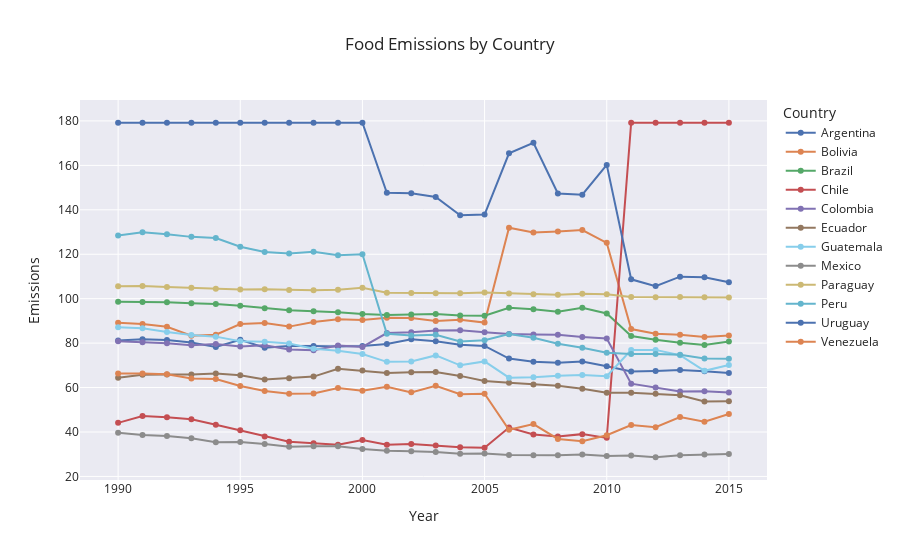

The code cell stored with this chart in its notebook:
### Code cell
# Plot emissions of Guatemala and Latin American Countries through a line graph
df_emissions_latin_america = df_emissions[df_emissions['Country'].isin(['Guatemala','Argentina','Bolivia','Brazil','Chile','Colombia','Ecuador','Paraguay','Peru','Uruguay','Venezuela', 'Mexico'])]
fig = px.line(df_emissions_latin_america, x="Year", y="Emissions", color='Country', title='Food Emissions by Country')
fig.update_traces(mode='lines+markers')
# Color Guatemala sky blue
fig.for_each_trace(lambda t: t.update(line_color='skyblue') if t.name == 'Guatemala' else ())

### Figure 1 — Plotly figure (JSON) as saved in the notebook; plotly's stock layout.template omitted (floating-point values rounded to 4 significant figures)
{"data": [{"hovertemplate": "Country=Argentina<br>Year=%{x}<br>Emissions=%{y}<extra></extra>", "legendgroup": "Argentina", "line": {"color": "rgb(76,114,176)", "dash": "solid"}, "marker": {"symbol": "circle"}, "mode": "lines+markers", "name": "Argentina", "orientation": "v", "showlegend": true, "type": "scatter", "x": [1990, 1991, 1992, 1993, 1994, 1995, 1996, 1997, 1998, 1999, 2000, 2001, 2002, 2003, 2004, 2005, 2006, 2007, 2008, 2009, 2010, 2011, 2012, 2013, 2014, 2015], "xaxis": "x", "y": [81.23, 81.7, 81.35, 80.32, 78.29, 81.51, 77.96, 78.67, 78.71, 78.49, 78.68, 79.57, 81.78, 80.82, 79.23, 78.74, 73.04, 71.67, 71.16, 71.72, 69.6, 67.24, 67.44, 67.86, 67.34, 66.52], "yaxis": "y"}, {"hovertemplate": "Country=Bolivia<br>Year=%{x}<br>Emissions=%{y}<extra></extra>", "legendgroup": "Bolivia", "line": {"color": "rgb(221,132,82)", "dash": "solid"}, "marker": {"symbol": "circle"}, "mode": "lines+markers", "name": "Bolivia", "orientation": "v", "showlegend": true, "type": "scatter", "x": [1990, 1991, 1992, 1993, 1994, 1995, 1996, 1997, 1998, 1999, 2000, 2001, 2002, 2003, 2004, 2005, 2006, 2007, 2008, 2009, 2010, 2011, 2012, 2013, 2014, 2015], "xaxis": "x", "y": [89.2, 88.57, 87.37, 83.29, 83.75, 88.56, 89.01, 87.43, 89.52, 90.77, 90.36, 91.38, 91.28, 89.96, 90.5, 89.23, 131.9, 129.8, 130.2, 130.9, 125.1, 86.32, 84.2, 83.73, 82.74, 83.38], "yaxis": "y"}, {"hovertemplate": "Country=Brazil<br>Year=%{x}<br>Emissions=%{y}<extra></extra>", "legendgroup": "Brazil", "line": {"color": "rgb(85,168,104)", "dash": "solid"}, "marker": {"symbol": "circle"}, "mode": "lines+markers", "name": "Brazil", "orientation": "v", "showlegend": true, "type": "scatter", "x": [1990, 1991, 1992, 1993, 1994, 1995, 1996, 1997, 1998, 1999, 2000, 2001, 2002, 2003, 2004, 2005, 2006, 2007, 2008, 2009, 2010, 2011, 2012, 2013, 2014, 2015], "xaxis": "x", "y": [98.61, 98.53, 98.45, 97.91, 97.57, 96.81, 95.65, 94.76, 94.34, 93.91, 93.05, 92.65, 92.84, 93.15, 92.41, 92.37, 95.91, 95.22, 94.11, 95.9, 93.35, 83.18, 81.53, 80.12, 79.17, 80.69], "yaxis": "y"}, {"hovertemplate": "Country=Chile<br>Year=%{x}<br>Emissions=%{y}<extra></extra>", "legendgroup": "Chile", "line": {"color": "rgb(196,78,82)", "dash": "solid"}, "marker": {"symbol": "circle"}, "mode": "lines+markers", "name": "Chile", "orientation": "v", "showlegend": true, "type": "scatter", "x": [1990, 1991, 1992, 1993, 1994, 1995, 1996, 1997, 1998, 1999, 2000, 2001, 2002, 2003, 2004, 2005, 2006, 2007, 2008, 2009, 2010, 2011, 2012, 2013, 2014, 2015], "xaxis": "x", "y": [44.11, 47.18, 46.6, 45.72, 43.26, 40.8, 38.01, 35.66, 34.97, 34.26, 36.43, 34.25, 34.6, 33.9, 33.1, 32.88, 42.02, 38.85, 37.95, 39.04, 37.36, 179.2, 179.2, 179.2, 179.2, 179.2], "yaxis": "y"}, {"hovertemplate": "Country=Colombia<br>Year=%{x}<br>Emissions=%{y}<extra></extra>", "legendgroup": "Colombia", "line": {"color": "rgb(129,114,179)", "dash": "solid"}, "marker": {"symbol": "circle"}, "mode": "lines+markers", "name": "Colombia", "orientation": "v", "showlegend": true, "type": "scatter", "x": [1990, 1991, 1992, 1993, 1994, 1995, 1996, 1997, 1998, 1999, 2000, 2001, 2002, 2003, 2004, 2005, 2006, 2007, 2008, 2009, 2010, 2011, 2012, 2013, 2014, 2015], "xaxis": "x", "y": [80.83, 80.38, 79.9, 79.01, 79.63, 78.51, 79.09, 77.17, 76.78, 78.89, 78.26, 84.55, 84.92, 85.62, 85.74, 84.87, 84.06, 83.84, 83.75, 82.76, 82.08, 61.74, 60.01, 58.19, 58.31, 57.75], "yaxis": "y"}, {"hovertemplate": "Country=Ecuador<br>Year=%{x}<br>Emissions=%{y}<extra></extra>", "legendgroup": "Ecuador", "line": {"color": "rgb(147,120,96)", "dash": "solid"}, "marker": {"symbol": "circle"}, "mode": "lines+markers", "name": "Ecuador", "orientation": "v", "showlegend": true, "type": "scatter", "x": [1990, 1991, 1992, 1993, 1994, 1995, 1996, 1997, 1998, 1999, 2000, 2001, 2002, 2003, 2004, 2005, 2006, 2007, 2008, 2009, 2010, 2011, 2012, 2013, 2014, 2015], "xaxis": "x", "y": [64.4, 65.75, 65.9, 65.84, 66.37, 65.56, 63.68, 64.15, 64.93, 68.44, 67.65, 66.54, 66.89, 66.96, 65.25, 62.93, 62.14, 61.39, 60.81, 59.45, 57.69, 57.68, 57.25, 56.56, 53.69, 53.82], "yaxis": "y"}, {"hovertemplate": "Country=Guatemala<br>Year=%{x}<br>Emissions=%{y}<extra></extra>", "legendgroup": "Guatemala", "line": {"color": "skyblue", "dash": "solid"}, "marker": {"symbol": "circle"}, "mode": "lines+markers", "name": "Guatemala", "orientation": "v", "showlegend": true, "type": "scatter", "x": [1990, 1991, 1992, 1993, 1994, 1995, 1996, 1997, 1998, 1999, 2000, 2001, 2002, 2003, 2004, 2005, 2006, 2007, 2008, 2009, 2010, 2011, 2012, 2013, 2014, 2015], "xaxis": "x", "y": [87.2, 86.73, 85.0, 83.68, 82.92, 80.81, 80.61, 79.86, 77.52, 76.52, 75.07, 71.57, 71.71, 74.47, 70.0, 71.78, 64.44, 64.67, 65.35, 65.61, 65.09, 76.91, 76.95, 74.54, 67.53, 70.15], "yaxis": "y"}, {"hovertemplate": "Country=Mexico<br>Year=%{x}<br>Emissions=%{y}<extra></extra>", "legendgroup": "Mexico", "line": {"color": "rgb(140,140,140)", "dash": "solid"}, "marker": {"symbol": "circle"}, "mode": "lines+markers", "name": "Mexico", "orientation": "v", "showlegend": true, "type": "scatter", "x": [1990, 1991, 1992, 1993, 1994, 1995, 1996, 1997, 1998, 1999, 2000, 2001, 2002, 2003, 2004, 2005, 2006, 2007, 2008, 2009, 2010, 2011, 2012, 2013, 2014, 2015], "xaxis": "x", "y": [39.67, 38.6, 38.15, 37.2, 35.43, 35.48, 34.63, 33.41, 33.54, 33.55, 32.31, 31.53, 31.28, 31.05, 30.25, 30.33, 29.65, 29.55, 29.49, 29.92, 29.2, 29.39, 28.63, 29.59, 29.91, 30.05], "yaxis": "y"}, {"hovertemplate": "Country=Paraguay<br>Year=%{x}<br>Emissions=%{y}<extra></extra>", "legendgroup": "Paraguay", "line": {"color": "rgb(204,185,116)", "dash": "solid"}, "marker": {"symbol": "circle"}, "mode": "lines+markers", "name": "Paraguay", "orientation": "v", "showlegend": true, "type": "scatter", "x": [1990, 1991, 1992, 1993, 1994, 1995, 1996, 1997, 1998, 1999, 2000, 2001, 2002, 2003, 2004, 2005, 2006, 2007, 2008, 2009, 2010, 2011, 2012, 2013, 2014, 2015], "xaxis": "x", "y": [105.6, 105.7, 105.3, 104.9, 104.5, 104.1, 104.3, 103.9, 103.8, 104.0, 104.9, 102.6, 102.5, 102.4, 102.4, 102.8, 102.3, 102.0, 101.8, 102.2, 102.0, 100.7, 100.7, 100.8, 100.7, 100.5], "yaxis": "y"}, {"hovertemplate": "Country=Peru<br>Year=%{x}<br>Emissions=%{y}<extra></extra>", "legendgroup": "Peru", "line": {"color": "rgb(100,181,205)", "dash": "solid"}, "marker": {"symbol": "circle"}, "mode": "lines+markers", "name": "Peru", "orientation": "v", "showlegend": true, "type": "scatter", "x": [1990, 1991, 1992, 1993, 1994, 1995, 1996, 1997, 1998, 1999, 2000, 2001, 2002, 2003, 2004, 2005, 2006, 2007, 2008, 2009, 2010, 2011, 2012, 2013, 2014, 2015], "xaxis": "x", "y": [128.4, 129.9, 129.0, 127.8, 127.3, 123.4, 121.0, 120.4, 121.1, 119.6, 120.0, 84.18, 83.38, 83.74, 80.75, 81.26, 84.05, 82.41, 79.76, 77.95, 75.64, 75.06, 75.08, 74.76, 73.08, 73.0], "yaxis": "y"}, {"hovertemplate": "Country=Uruguay<br>Year=%{x}<br>Emissions=%{y}<extra></extra>", "legendgroup": "Uruguay", "line": {"color": "rgb(76,114,176)", "dash": "solid"}, "marker": {"symbol": "circle"}, "mode": "lines+markers", "name": "Uruguay", "orientation": "v", "showlegend": true, "type": "scatter", "x": [1990, 1991, 1992, 1993, 1994, 1995, 1996, 1997, 1998, 1999, 2000, 2001, 2002, 2003, 2004, 2005, 2006, 2007, 2008, 2009, 2010, 2011, 2012, 2013, 2014, 2015], "xaxis": "x", "y": [179.2, 179.2, 179.2, 179.2, 179.2, 179.2, 179.2, 179.2, 179.2, 179.2, 179.2, 147.6, 147.4, 145.7, 137.5, 137.9, 165.4, 170.2, 147.4, 146.8, 160.2, 108.7, 105.7, 109.9, 109.6, 107.4], "yaxis": "y"}, {"hovertemplate": "Country=Venezuela<br>Year=%{x}<br>Emissions=%{y}<extra></extra>", "legendgroup": "Venezuela", "line": {"color": "rgb(221,132,82)", "dash": "solid"}, "marker": {"symbol": "circle"}, "mode": "lines+markers", "name": "Venezuela", "orientation": "v", "showlegend": true, "type": "scatter", "x": [1990, 1991, 1992, 1993, 1994, 1995, 1996, 1997, 1998, 1999, 2000, 2001, 2002, 2003, 2004, 2005, 2006, 2007, 2008, 2009, 2010, 2011, 2012, 2013, 2014, 2015], "xaxis": "x", "y": [66.31, 66.32, 65.94, 64.04, 63.81, 60.72, 58.43, 57.22, 57.36, 59.81, 58.57, 60.32, 57.83, 60.8, 56.98, 57.25, 41.01, 43.58, 36.87, 35.85, 38.57, 43.14, 42.12, 46.71, 44.64, 48.11], "yaxis": "y"}], "layout": {"legend": {"title": {"text": "Country"}, "tracegroupgap": 0}, "title": {"text": "Food Emissions by Country"}, "xaxis": {"anchor": "y", "domain": [0, 1], "title": {"text": "Year"}}, "yaxis": {"anchor": "x", "domain": [0, 1], "title": {"text": "Emissions"}}}}
